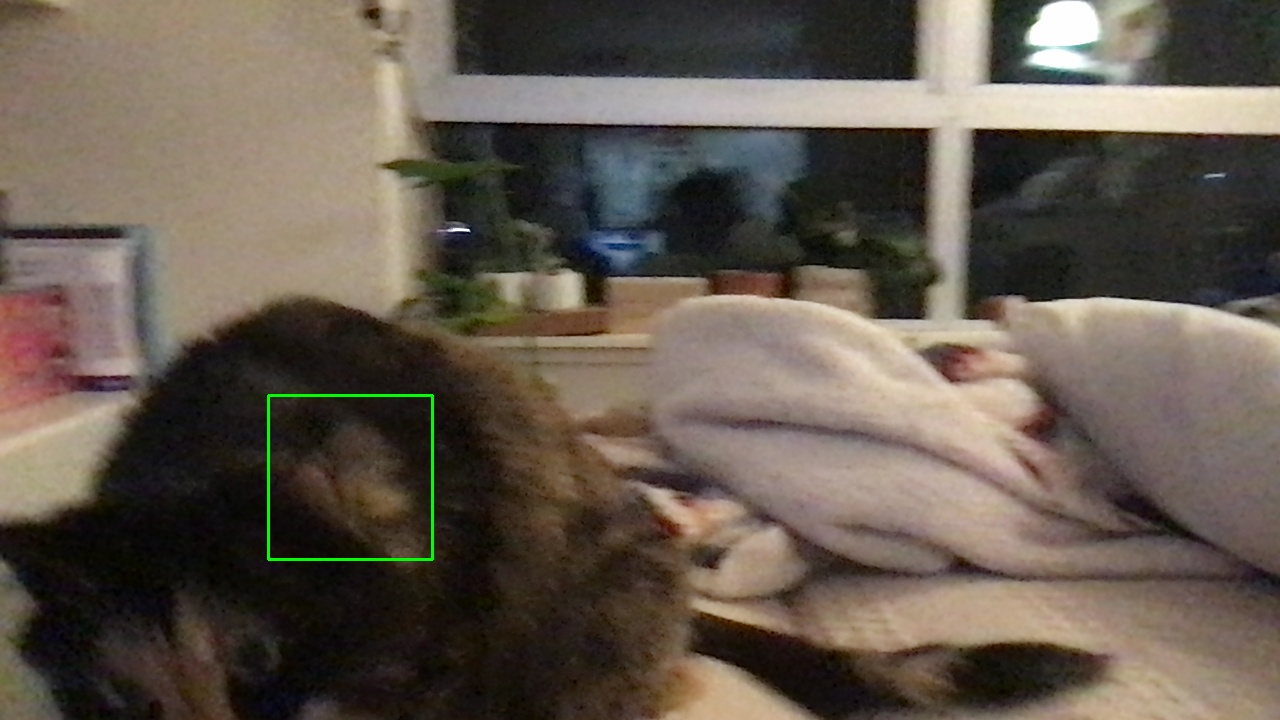
#> input picture media/cat_20250903_205808.jpg, 1280 x 720 px, given in place of the camera
$ python test_cat_webcam.py
#> lines starting #> are read from the running program, lines starting #| are printed output that depends on the picture; after the words box and inside, x2 and y2 are one past the last pixel; in counts of white or black regions, pixels touching at a corner belong together
import cv2
import os
import time
from datetime import datetime
from pathlib import Path
from notifier import notify_cat
# --- Config ---
CAT_CASCADE_PATH = os.getenv("CAT_CASCADE_PATH", "haarcascade_frontalcatface.xml")
USE_ROI_FOR_CATS = True        # scan only lower half of frame for cats (helps reduce human FP)
PERSIST_FRAMES = 3             # require cat detection in N consecutive frames
COOLDOWN_SEC = 10              # seconds between saved snapshots
CAT_PARAMS = dict(scaleFactor=1.02, minNeighbors=5, minSize=(80, 80))
HUMAN_PARAMS = dict(scaleFactor=1.10, minNeighbors=6,  minSize=(80, 80))
HUMAN_IOU_THRESH = 0.2         # overlap threshold to veto a cat box

# --- Setup ---
MEDIA_DIR = Path("media")
MEDIA_DIR.mkdir(exist_ok=True)

cat_cascade = cv2.CascadeClassifier(CAT_CASCADE_PATH)
if cat_cascade.empty():
    raise RuntimeError(f"Could not load cat cascade at {CAT_CASCADE_PATH}")

# Use OpenCV-bundled human face cascade
human_cascade_path = cv2.data.haarcascades + "haarcascade_frontalface_default.xml"
human_cascade = cv2.CascadeClassifier(human_cascade_path)
if human_cascade.empty():
    raise RuntimeError(f"Could not load human face cascade at {human_cascade_path}")

cap = cv2.VideoCapture(0)
if not cap.isOpened():
    raise RuntimeError("Could not open webcam (index 0)")

print("✅ Webcam opened. Press 'q' to quit.")

consec_cat_frames = 0
last_snapshot_ts = 0.0

def iou(a, b):
    ax, ay, aw, ah = a
    bx, by, bw, bh = b
    x1, y1 = max(ax, bx), max(ay, by)
    x2, y2 = min(ax + aw, bx + bw), min(ay + ah, by + bh)
    inter = max(0, x2 - x1) * max(0, y2 - y1)
    if inter == 0:
        return 0.0
    area_a = aw * ah
    area_b = bw * bh
    return inter / float(area_a + area_b - inter)

while True:
    ok, frame = cap.read()
#> frame is the input picture: shape (720, 1280, 3); mean B, G, R 78.9, 89.6, 99.9
    if not ok:
        print("❌ Failed to grab frame")
        break

    gray = cv2.cvtColor(frame, cv2.COLOR_BGR2GRAY)
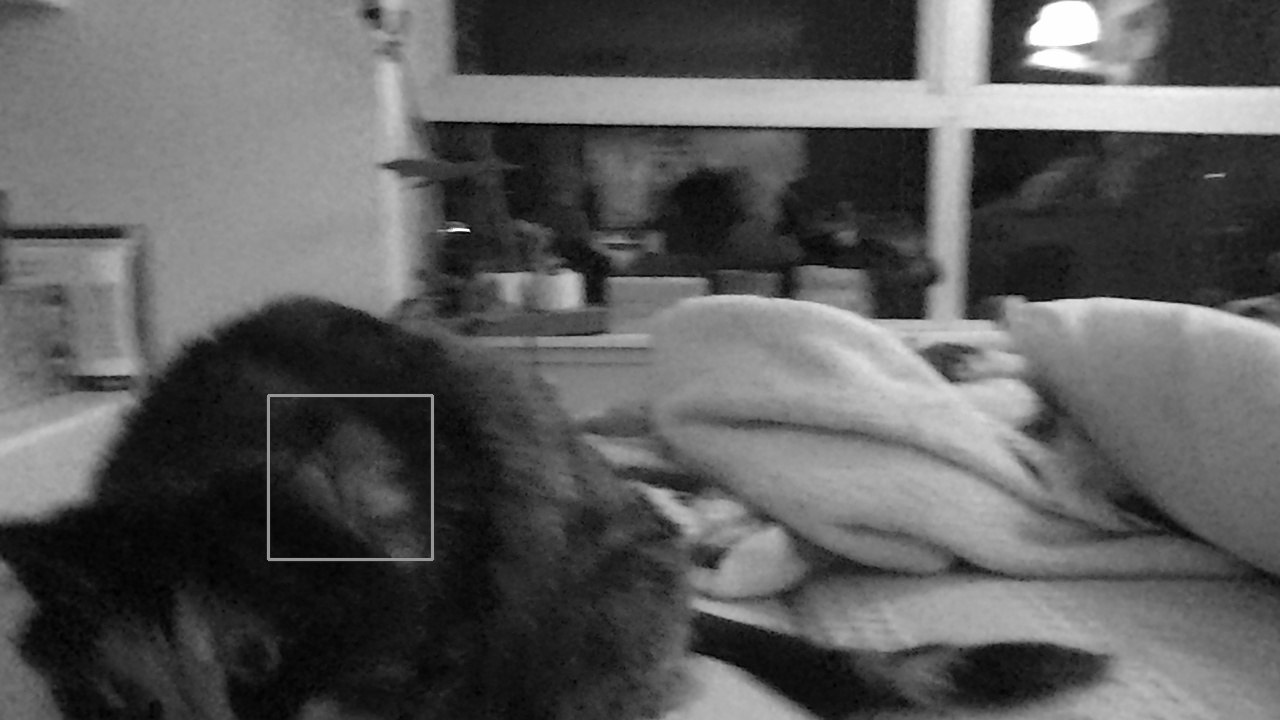
#> gray: shape (720, 1280); min 0, max 255, mean 91.5

    # 1) Human faces on full frame
    faces = human_cascade.detectMultiScale(gray, **HUMAN_PARAMS)
#> faces = ()

    # 2) Cats (optionally restrict to lower half ROI)
    if USE_ROI_FOR_CATS:
        h = gray.shape[0]
#> h = 720
        y0 = int(h * 0.45)  # scan bottom 55% only
#> y0 = 324
        roi = gray[y0:, :]
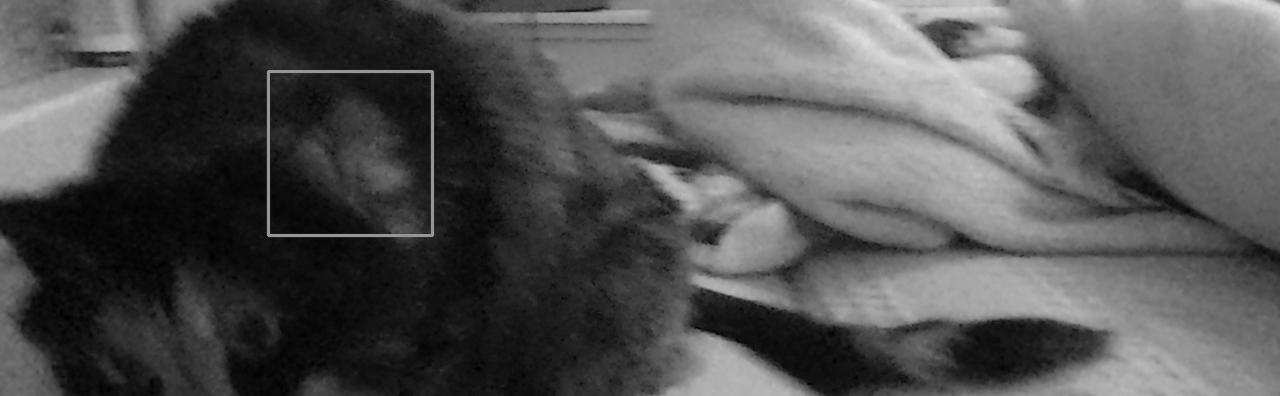
#> roi: shape (396, 1280); min 0, max 224, mean 82.5
        cats_raw = cat_cascade.detectMultiScale(roi, **CAT_PARAMS)
#> cats_raw = [[271, 79, 157, 157]]
        # offset ROI boxes back to full-frame coords
        cats = [(x, y + y0, w, h_) for (x, y, w, h_) in cats_raw]
#> cats = [(271, 403, 157, 157)]
    else:
        cats = cat_cascade.detectMultiScale(gray, **CAT_PARAMS)

    # 3) Veto: remove cat boxes that overlap a human face
    cats = [c for c in cats if all(iou(c, f) < HUMAN_IOU_THRESH for f in faces)]

    # 3b) Pick best cat for snapshot/notify
    best_conf = None
    best_cat = None
    if len(cats) > 0:
        H, W = gray.shape[:2]
#> H = 720; W = 1280
        for (x, y, w, h) in cats:
            area_ratio = (w * h) / float(W * H)
            if best_conf is None or area_ratio > best_conf:
                best_conf = area_ratio
                best_cat = (x, y, w, h)
#> this loop made 1 pass
#> (x, y, w, h, area_ratio, best_conf) on pass 1: (271, 403, 157, 157, 0.0267, 0.0267)
#> after the loop, best_conf = 0.0267

    # 4) Persistence
    if len(cats) > 0:
        consec_cat_frames += 1
    else:
        consec_cat_frames = 0

    # 5) Draw (debug)
    for (x, y, w, h) in faces:
        cv2.rectangle(frame, (x, y), (x + w, y + h), (0, 0, 255), 2)   # red = human
#> this loop made 0 passes
    for (x, y, w, h) in cats:
        cv2.rectangle(frame, (x, y), (x + w, y + h), (0, 255, 0), 2)   # green = cat
#> this loop made 1 pass
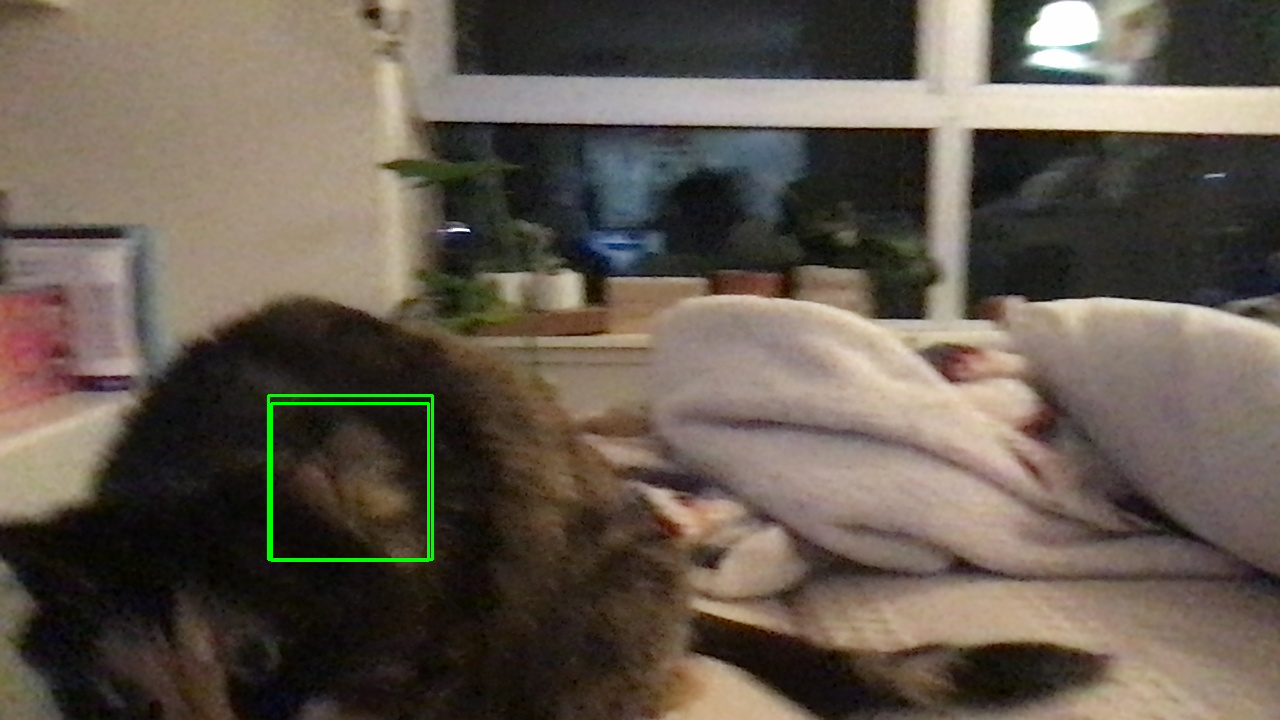
#> frame: shape (720, 1280, 3); 0.2% of pixels changed, all inside (x1, y1, x2, y2) = (270, 402, 430, 562)

    # 6) Snapshot on confirmed cat + cooldown
    now = time.time()
    if consec_cat_frames >= PERSIST_FRAMES and (now - last_snapshot_ts) >= COOLDOWN_SEC and best_cat is not None:
        ts = datetime.now().strftime("%Y%m%d_%H%M%S")
        # Save full-frame evidence
        full_out = MEDIA_DIR / f"cat_{ts}.jpg"
        cv2.imwrite(str(full_out), frame)

        # Optional: also save a cropped cat patch for quick viewing
        x, y, w, h = best_cat
        cat_crop = frame[max(y,0):y+h, max(x,0):x+w].copy()
        crop_out = MEDIA_DIR / f"cat_{ts}_crop.jpg"
        if cat_crop.size > 0:
            cv2.imwrite(str(crop_out), cat_crop)

        print(f"📸 Cat snapshot saved: {full_out}")
        if cat_crop.size > 0:
            print(f"📎 Cat crop saved: {crop_out}")

        last_snapshot_ts = now
        consec_cat_frames = 0  # reset persistence

        # Notify (best-effort; don't crash on failures)
        try:
            notify_cat(camera_id="local_cam", image_path=full_out, confidence=round(best_conf or 0.0, 4))
        except Exception as e:
            print(f"⚠️ Notify failed: {e}")


    # Show window if GUI is available (no-op if headless install)
    if hasattr(cv2, "imshow"):
        cv2.imshow("Cat Detector (human veto)", frame)
        if cv2.waitKey(1) & 0xFF == ord("q"):
#> (key q is pressed here)
            break

cap.release()
cv2.destroyAllWindows()

$ run again, on media/cat_20250909_204738.jpg
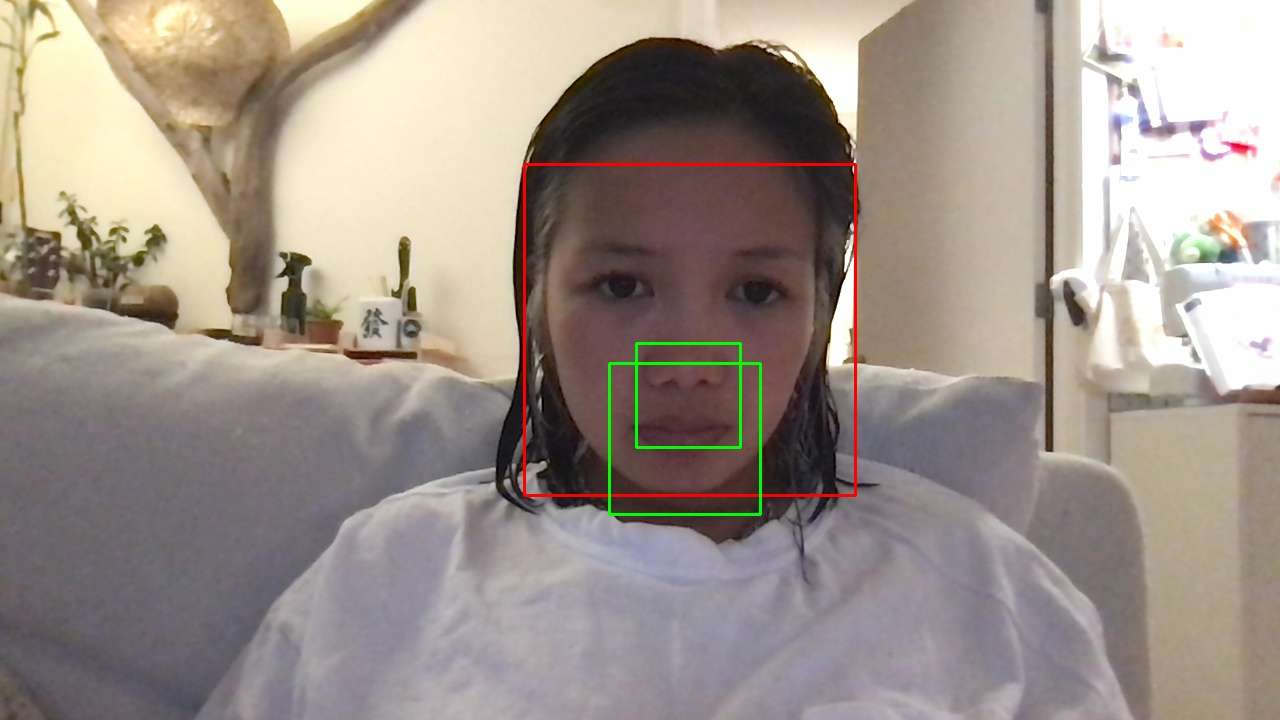
#> input picture media/cat_20250909_204738.jpg, 1280 x 720 px, given in place of the camera
#> frame is the input picture: shape (720, 1280, 3); mean B, G, R 137.8, 146.2, 157.5
#> faces = [[525, 172, 323, 323]]
#> `roi = gray[y0:, :]`:
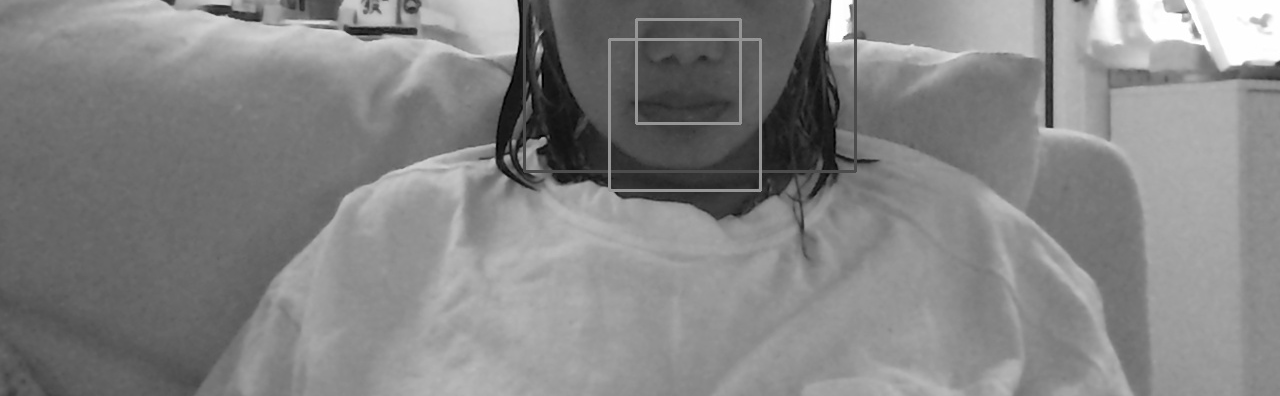
#> roi: shape (396, 1280); min 1, max 255, mean 131.9
#> cats_raw = ()
#> cats = []
#> the loop `for (x, y, w, h) in faces:` made 1 pass
#> after the loop `for (x, y, w, h) in faces:`:
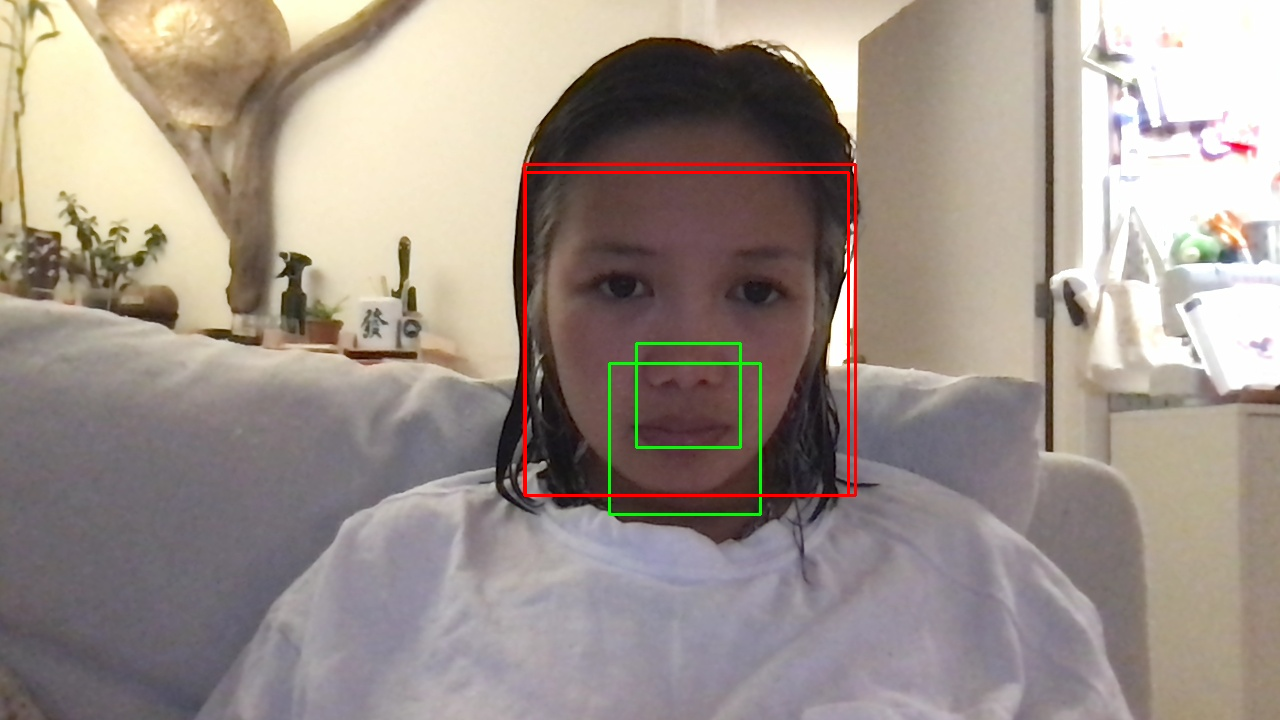
#> frame: shape (720, 1280, 3); 0.42% of pixels changed, all inside (x1, y1, x2, y2) = (524, 171, 850, 497)

$ run again, on media/cat_20250909_204804.jpg
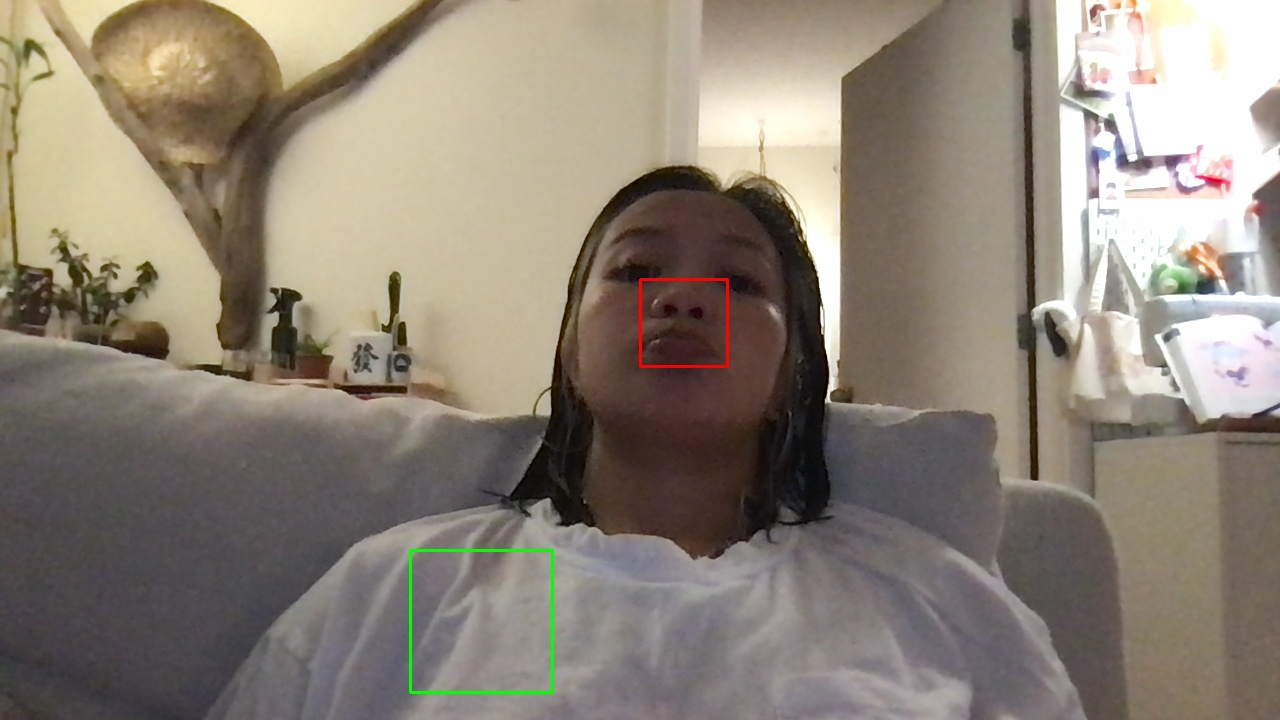
#> input picture media/cat_20250909_204804.jpg, 1280 x 720 px, given in place of the camera
#> frame is the input picture: shape (720, 1280, 3); mean B, G, R 118.4, 130.9, 140.3
#> faces = ()
#> `roi = gray[y0:, :]`:
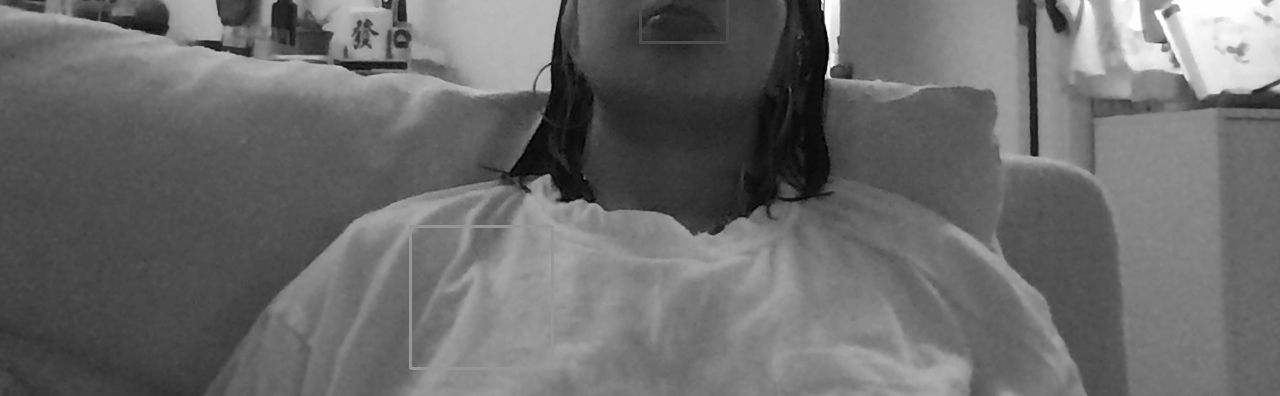
#> roi: shape (396, 1280); min 0, max 255, mean 106.6
#> cats_raw = [[411, 226, 141, 141]]
#> cats = [(411, 550, 141, 141)]
#> the loop `for (x, y, w, h) in cats:` made 1 pass
#> (x, y, w, h, area_ratio, best_conf) on pass 1: (411, 550, 141, 141, 0.0216, 0.0216)
#> after the loop `for (x, y, w, h) in cats:`: best_conf = 0.0216
#> the loop `for (x, y, w, h) in cats:` made 1 pass
#> after the loop `for (x, y, w, h) in cats:`:
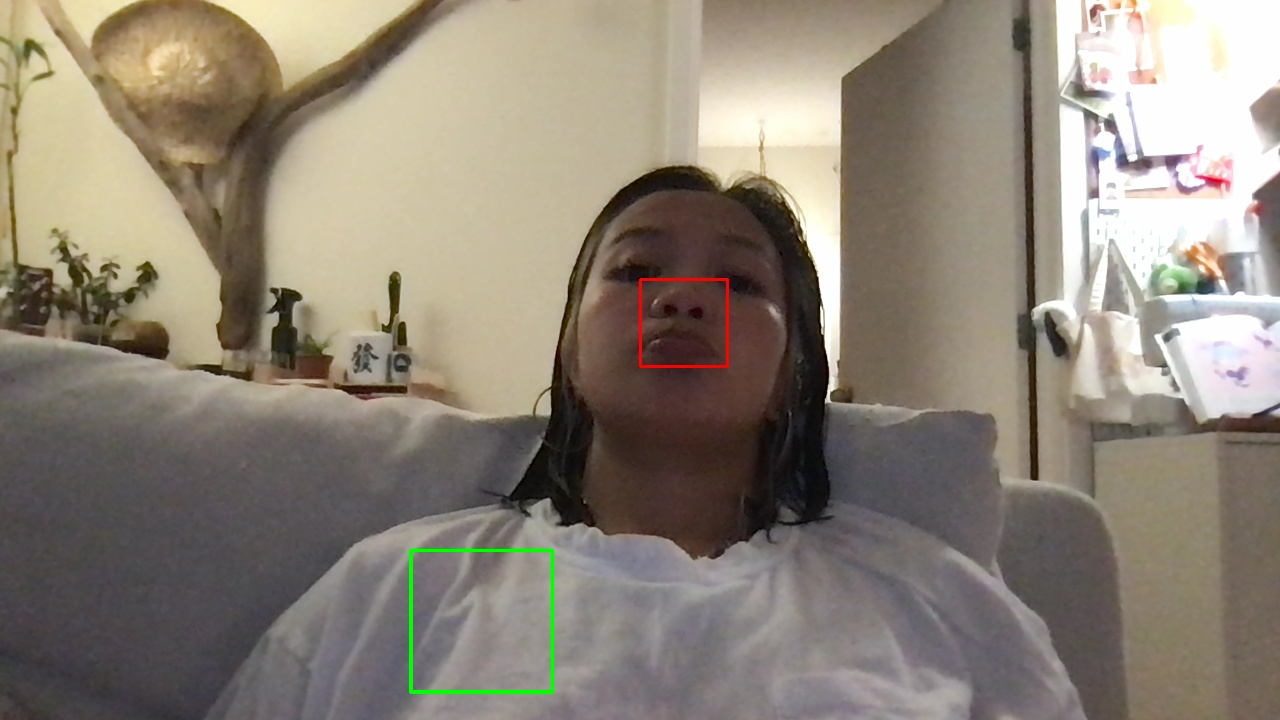
#> frame: shape (720, 1280, 3); 0.18% of pixels changed, all inside (x1, y1, x2, y2) = (410, 549, 554, 693)
